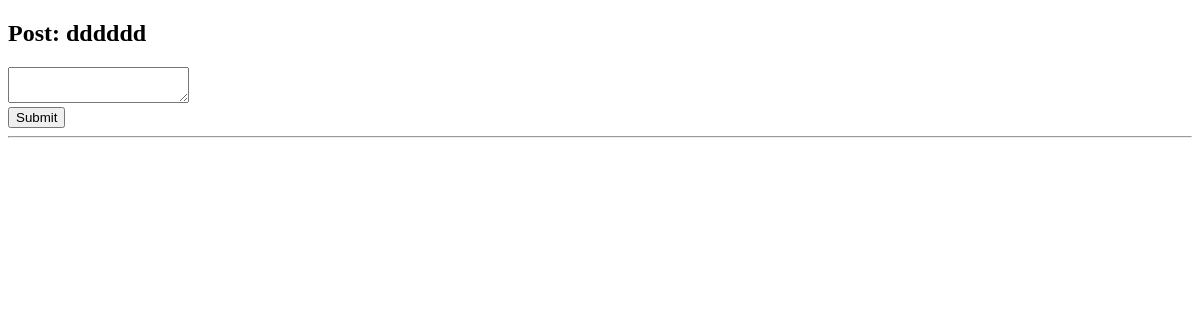
The app's page /post/2 (signed in), older data.
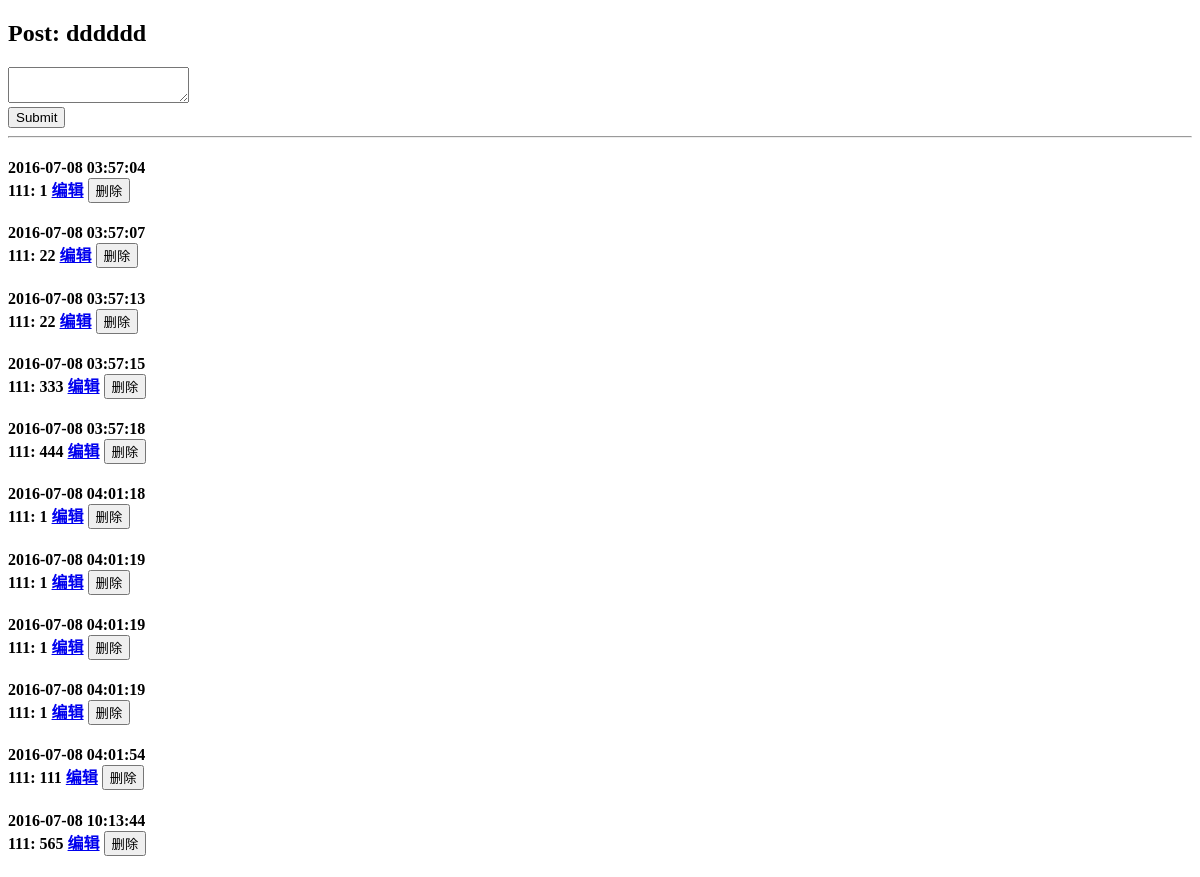
The same page, newer data.
### models.py (models this page shows, shortened)
class Post(db.Model):
    __tablename__ = 'posts'
    id = db.Column(db.Integer, primary_key=True)
    content = db.Column(db.String(), nullable=False)
    timestamp = db.Column(db.DateTime(timezone=True),
                          default=sql.func.now())
    is_delete = db.Column(db.Boolean, default=False)
    user_id = db.Column(db.Integer, db.ForeignKey('users.id'))
    comments = db.relationship('Comment', backref='post', lazy='dynamic')
    ats = db.relationship('At', backref='post', lazy='dynamic')

class Comment(db.Model):
    __tablename__ = 'comments'
    id = db.Column(db.Integer, primary_key=True)
    content = db.Column(db.String(), nullable=False)
    timestamp = db.Column(db.DateTime(timezone=True),
                          default=sql.func.now())
    is_delete = db.Column(db.Boolean, default=False)
    previous_comment_id =  db.Column(db.Integer, default=0)
    user_id = db.Column(db.Integer, db.ForeignKey('users.id'))
    post_id = db.Column(db.Integer, db.ForeignKey('posts.id'))
    ats = db.relationship('At', backref='comment', lazy='dynamic')

class User(db.Model):
    __tablename__ = 'users'
    id = db.Column(db.Integer, primary_key=True)
    username = db.Column(db.String(), unique=True)
    password_hash= db.Column(db.String())
    timestamp = db.Column(db.DateTime(timezone=True),
                          default=sql.func.now())
    role = db.Column(db.Integer, default=2)
    posts = db.relationship('Post', backref='user', lazy='dynamic')
    comments = db.relationship('Comment', backref='user', lazy='dynamic')
    ats = db.relationship('At', backref='user', lazy='dynamic')
    followed = db.relationship('Follow',
                               foreign_keys=[Follow.follower_id],
                               backref=db.backref('follower', lazy='joined'),
                               lazy='dynamic')
    follower = db.relationship('Follow',
                               foreign_keys=[Follow.followed_id],
                               backref=db.backref('followed', lazy='joined'),
                               lazy='dynamic')
    @property
    def password(self):
        raise AttributeError('password is not a readable attribute')
    def is_user(self):
        return True

### app.py (the view)
@app.route('/post/<post_id>')
@required_login
def post_view(post_id):
    post = Post.query.get_or_404(post_id)
    return render_template('post.html',
                           post=post,
                           user=current_user())

### app.py (called while the page is built)
def current_user():
    try:
        username = session['username']
        u = User.query.filter_by(username=username).first()
    except KeyError:
        u = AnonymousUser()
    return u

def required_login(f):
    @wraps(f)
    def wrapper(*args, **kwargs):
        user = current_user()
        if not user.is_user():
            return redirect(url_for('login_view'))
        else:
            return f(*args, **kwargs)
    return wrapper

### templates/post.html (shortened to what this page needs)
<!DOCTYPE html>
<html lang="en">
<head>
</head>
<body>
    <h2>Post: {{ post.content }}</h2>
    <textarea id="id-textarea-comment"></textarea>
    <br>
    <button id="id-button-submit" >Submit</button>
    <hr>
    {% for comment in post.comments.all() %}
        <h4>
            {% if not comment.is_delete %}
                {{ comment.timestamp }}
                <br>
                {% if comment.previous_comment_id == 0%}
                    {{ comment.user.username }}: {{ comment.content }}
                {% else %}
                    {{ comment.user.username }} 回复 {{ comment.previous_comment().user.username }}:
                    {{ comment.content }}
                {% endif %}
                {% if user == comment.user or user.is_admin() %}
                    <a href="/comment/update/{{comment.id}}">编辑</a>
                    <button class="id-button-delete"
                            data-id="{{comment.id}}">删除</button>
                {% else %}
                    <a href="/comment/reply/{{comment.id}}">回复</a>
                {% endif %}
            {% endif %}
        </h4>
    {% endfor %}
</body>
</html>

Row changes from the older to the newer data that the page shows:
added Comment: timestamp "2016-07-08 03:57:04", user.username "111", content "1"
added Comment: timestamp "2016-07-08 03:57:07", user.username "111", content "22"
added Comment: timestamp "2016-07-08 03:57:13", user.username "111", content "22"
added Comment: timestamp "2016-07-08 03:57:15", user.username "111", content "333"
added Comment: timestamp "2016-07-08 03:57:18", user.username "111", content "444"
added Comment: timestamp "2016-07-08 04:01:18", user.username "111", content "1"
added Comment: timestamp "2016-07-08 04:01:19", user.username "111", content "1"
added Comment: timestamp "2016-07-08 04:01:19", user.username "111", content "1"
added Comment: timestamp "2016-07-08 04:01:19", user.username "111", content "1"
added Comment: timestamp "2016-07-08 04:01:54", user.username "111", content "111"
added Comment: timestamp "2016-07-08 10:13:44", user.username "111", content "565"
